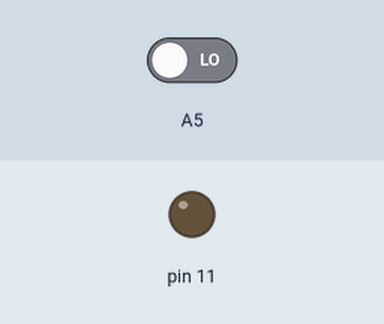
Simulated run of this sketch. Board: Arduino Uno, built with avr-gcc and run on an emulated ATmega328P. Shown: output pins drawn as LEDs (lit = HIGH). Inputs (shaded band) come from the test bench; at power-on: A5 LOW.

Above: at 1.2 s.
1.3 s: A5 driven HIGH
At 2.4 s:
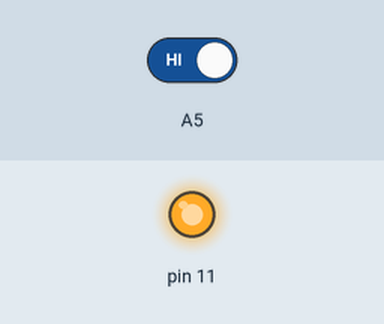
2.8 s: A5 driven LOW
At 3.5 s:
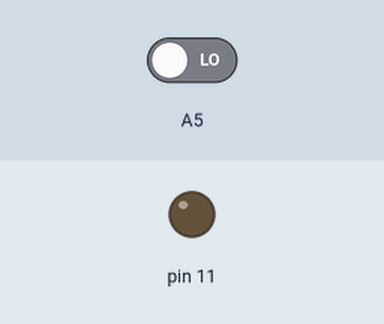
Timing chart, 0 to 5.8 s (numbered marks = the images above; inputs shaded):
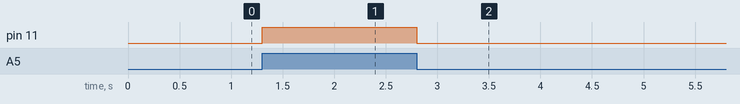

Measured:
- after the input at 1.3 s, pin 11: LOW → HIGH at once
- after the input at 2.8 s, pin 11: HIGH → LOW at once

The sketch:

testSemafoto.ino
```cpp
void setup() {
  // put your setup code here, to run once:
  pinMode(A5,INPUT);
  pinMode(11,OUTPUT);

}

void loop() {
  // put your main code here, to run repeatedly:

  if(digitalRead(A5)==1){
    digitalWrite(11,HIGH);

  } else{
    digitalWrite(11,LOW);
  }
}
```
